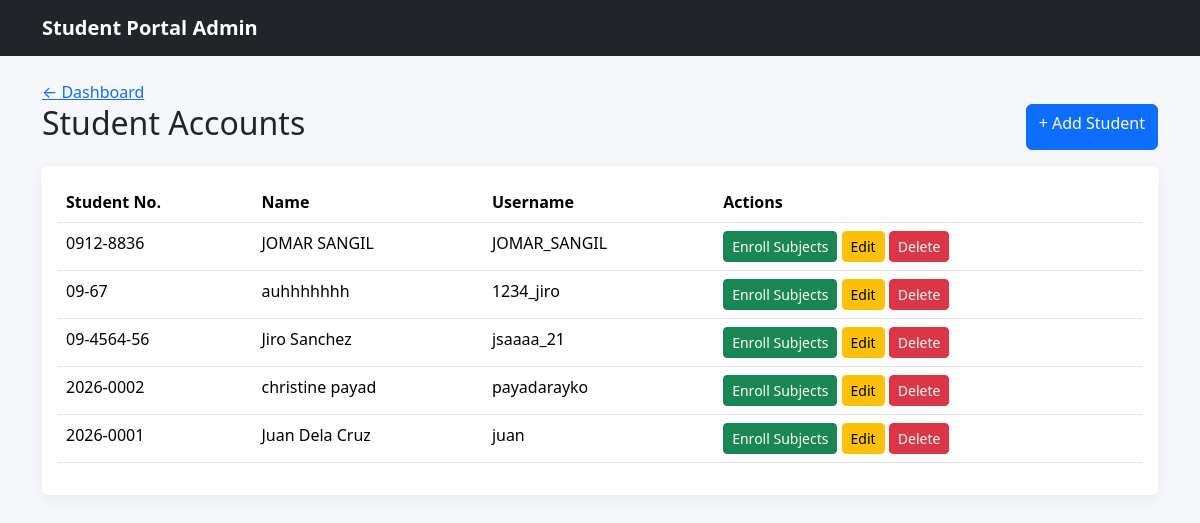
Screenshot of /sanchezc2/admin/students/index.php (signed in) with the database file from the repository.
### tables this page shows
CREATE TABLE `users` (
  `id` int(11) NOT NULL,
  `student_no` varchar(30) DEFAULT NULL,
  `full_name` varchar(100) NOT NULL,
  `username` varchar(50) NOT NULL,
  `password` varchar(255) NOT NULL,
  `role` enum('admin','student') NOT NULL DEFAULT 'student'
);

### sanchezc2/admin/students/index.php (the view, shortened to what this page needs)
<?php
 include "../../config/database.php";
$sql = "SELECT * FROM  users WHERE role ='student' ORDER BY  id  DESC";
$result = mysqli_query($conn, $sql);
?>
<!doctype html>
<html lang="en">
<head>
    <link
        href="../../assets/vendor/bootstrap/css/bootstrap.min.css"
        rel="stylesheet"
    >
    <link
        href="../../assets/css/style.css"
        rel="stylesheet"
    >
</head>
<body>
    <nav class="navbar navbar-dark bg-dark">
        <div class="container">
            <a
                class="navbar-brand"
                href="dashboard.html"
            >
                Student Portal Admin
            </a>
        </div>
    </nav>
    <div class="container py-4">
                <a href="../dashboard.php">
                    ← Dashboard
                </a>
        <div class="d-flex justify-content-between mb-3">
            <div>
                <h2>Student Accounts</h2>
            </div>
            <a
                class="btn btn-primary"
                href="create.php"
            >
                + Add Student
            </a>
        </div>
        <div class="card">
            <div class="card-body">
                <table class="table table-hover">
                    <thead>
                        <tr>
                            <th>Student No.</th>
                            <th>Name</th>
                            <th>Username</th>
                            <th>Actions</th>
                        </tr>
                    </thead>
                    <tbody>
                         <?php
                         while($row = mysqli_fetch_assoc($result)){
                         ?>
                        <tr>
                            <td><?php echo htmlspecialchars($row["student_no"]);?></td>
                            <td>
                                <?php echo htmlspecialchars($row["full_name"]);?>
                            </td>
                            <td>
                             <?php echo htmlspecialchars($row["username"]);?>
                            </td>
                            <td>
                                <a
                                    class="btn btn-success btn-sm"
                                    href="enroll.html"
                                >
                                    Enroll Subjects
                                </a>
                                <a
                                    class="btn btn-warning btn-sm"
                                    href="edit.php?id=<?php echo $row['id'];?>"
                                >
                                    Edit
                                </a>
                                <a
                                    class="btn btn-danger btn-sm"
                                    href="delete.php?id=<?php echo $row['id'];?>"
                                    onclick="return confirm('Are you sure you want to delete this record man')"
                                >
                                    Delete
                                </a>
                            </td>
                        </tr><?php
                                   }
                             ?>
                    </tbody>
                </table>
            </div>
        </div>
    </div>
</body>
</html>

### sanchezc2/assets/css/style.css (style rules this page uses)
body { background: #f5f7fb; }
.navbar-brand { font-weight: 700; }
.card { border: 0; box-shadow: 0 0.25rem 1rem rgba(0,0,0,.06); }

### rows the page displays
users: student_no "0912-8836", full_name "JOMAR SANGIL", username "JOMAR_SANGIL"
users: student_no "09-67", full_name "auhhhhhhh", username "1234_jiro"
users: student_no "09-4564-56", full_name "Jiro Sanchez", username "jsaaaa_21"
users: student_no "2026-0002", full_name "christine payad", username "payadarayko"
users: student_no "2026-0001", full_name "Juan Dela Cruz", username "juan"
